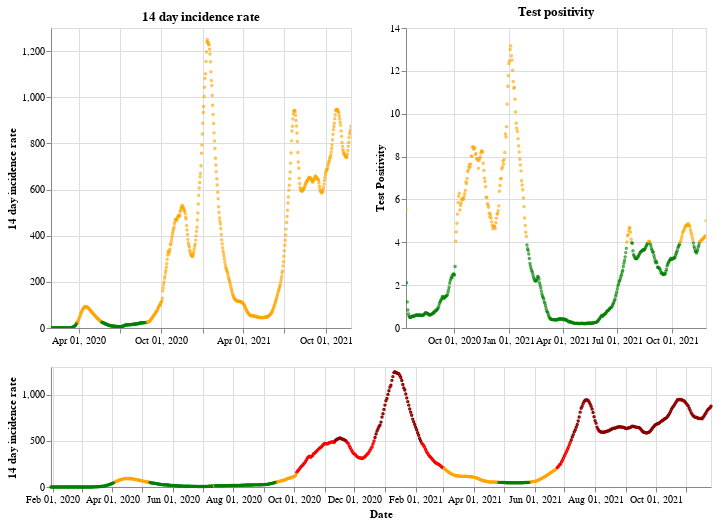

Notebook source saved alongside this figure:
### Markdown cell above
## England

### Code cell
plot_traffic_light('England')

### Figure 1 — Vega-Lite specification as saved in the notebook (floating-point values rounded to 4 significant figures; data arrays with more than 128 entries replaced by an {"elided": "..."} marker saying what was removed)
{"config": {"view": {"continuousWidth": 400, "continuousHeight": 300}}, "vconcat": [{"hconcat": [{"mark": {"type": "point", "size": 2}, "encoding": {"color": {"condition": {"value": "green", "test": "(datum.twoWeeklyCasesRate <= 25)"}, "value": "orange"}, "tooltip": [{"type": "nominal", "field": "areaName"}, {"type": "temporal", "field": "date"}, {"type": "quantitative", "field": "twoWeeklyCasesRate"}, {"type": "quantitative", "field": "testPositivity"}], "x": {"type": "temporal", "axis": {"title": ""}, "field": "date", "scale": {"domain": {"selection": "DateBrush"}}, "timeUnit": "yearmonthdate"}, "y": {"type": "quantitative", "axis": {"title": "14 day incidence rate"}, "field": "twoWeeklyCasesRate"}}, "title": "14 day incidence rate", "width": 300}, {"mark": {"type": "point", "size": 2}, "encoding": {"color": {"condition": {"value": "green", "test": "(datum.testPositivity <= 4)"}, "value": "orange"}, "tooltip": [{"type": "nominal", "field": "areaName"}, {"type": "temporal", "field": "date"}, {"type": "quantitative", "field": "twoWeeklyCasesRate"}, {"type": "quantitative", "field": "testPositivity"}], "x": {"type": "temporal", "axis": {"title": ""}, "field": "date", "scale": {"domain": {"selection": "DateBrush"}}, "timeUnit": "yearmonthdate"}, "y": {"type": "quantitative", "axis": {"title": "Test Positivity"}, "field": "testPositivity"}}, "title": "Test positivity", "width": 300}]}, {"layer": [{"mark": {"type": "point", "size": 2}, "encoding": {"color": {"condition": {"value": "orange", "test": "(((datum.testPositivity < 4) && (datum.twoWeeklyCasesRate >= 50)) && (datum.twoWeeklyCasesRate < 200))"}, "value": "red"}, "opacity": {"condition": {"value": 1, "test": "((datum.twoWeeklyCasesRate >= 50) && (datum.twoWeeklyCasesRate < 500))"}, "value": 0}, "tooltip": [{"type": "nominal", "field": "areaName"}, {"type": "temporal", "field": "date"}, {"type": "quantitative", "field": "twoWeeklyCasesRate"}, {"type": "quantitative", "field": "testPositivity"}], "x": {"type": "temporal", "axis": {"title": "Date"}, "field": "date", "timeUnit": "yearmonthdate"}, "y": {"type": "quantitative", "axis": {"title": "14 day incidence rate"}, "field": "twoWeeklyCasesRate"}}, "selection": {"DateBrush": {"type": "interval", "encodings": ["x"], "fields": ["Time"]}}}, {"mark": {"type": "point", "size": 2}, "encoding": {"color": {"value": "darkred"}, "opacity": {"condition": {"value": 1, "test": "(datum.twoWeeklyCasesRate >= 500)"}, "value": 0}, "tooltip": [{"type": "nominal", "field": "areaName"}, {"type": "temporal", "field": "date"}, {"type": "quantitative", "field": "twoWeeklyCasesRate"}, {"type": "quantitative", "field": "testPositivity"}], "x": {"type": "temporal", "axis": {"title": "Date"}, "field": "date", "timeUnit": "yearmonthdate"}, "y": {"type": "quantitative", "axis": {"title": "14 day incidence rate"}, "field": "twoWeeklyCasesRate"}}}, {"mark": {"type": "point", "size": 2}, "encoding": {"color": {"condition": {"value": "green", "test": "((datum.testPositivity < 4) && (datum.twoWeeklyCasesRate < 50))"}, "value": "orange"}, "opacity": {"condition": {"value": 1, "test": "(datum.twoWeeklyCasesRate < 50)"}, "value": 0}, "tooltip": [{"type": "nominal", "field": "areaName"}, {"type": "temporal", "field": "date"}, {"type": "quantitative", "field": "twoWeeklyCasesRate"}, {"type": "quantitative", "field": "testPositivity"}], "x": {"type": "temporal", "axis": {"title": "Date"}, "field": "date", "timeUnit": "yearmonthdate"}, "y": {"type": "quantitative", "axis": {"title": "14 day incidence rate"}, "field": "twoWeeklyCasesRate"}}}], "height": 120, "width": 660}], "data": {"name": "data-a8de1edeaee86ee097cac9bbedf53123"}, "$schema": "https://vega.github.io/schema/vega-lite/v4.8.1.json", "datasets": {"data-a8de1edeaee86ee097cac9bbedf53123": {"elided": "667 records"}}}
